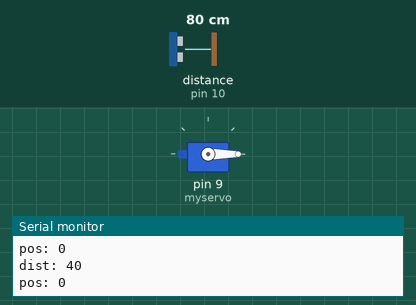
Simulated run of this sketch. Board: Arduino Uno, built with avr-gcc and run on an emulated ATmega328P. Parts: servo, the last lines printed to the serial monitor. Inputs (shaded band) come from the test bench; at power-on: distance to the obstacle (sensor on pin 10) 80 cm. The echo pulse lasts 58.3 µs per cm.

Above: at 3.3 s.
3.4 s: distance to the obstacle (sensor on pin 10) set to 18 cm
At 4.3 s:
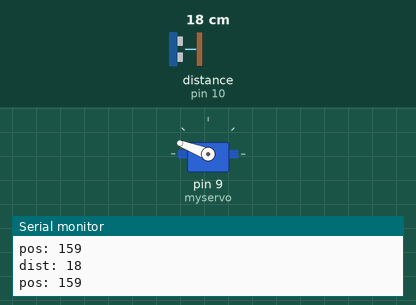
4.9 s: distance to the obstacle (sensor on pin 10) set to 2 cm
At 5.9 s:
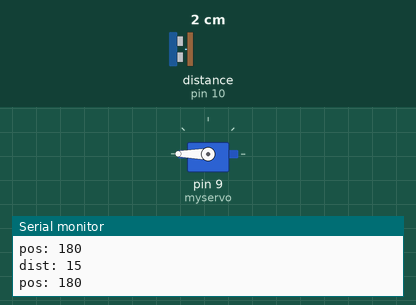
6.4 s: distance to the obstacle (sensor on pin 10) set to 35 cm
At 7.6 s:
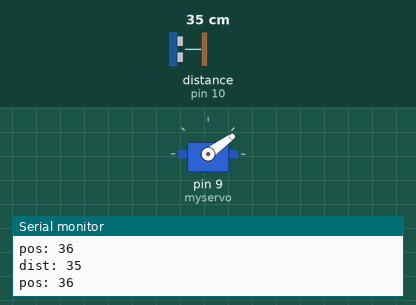
7.9 s: distance to the obstacle (sensor on pin 10) set to 4 cm
At 8.2 s:
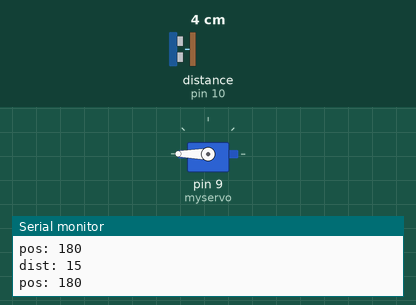
9.4 s: distance to the obstacle (sensor on pin 10) set to 60 cm
At 10.3 s:
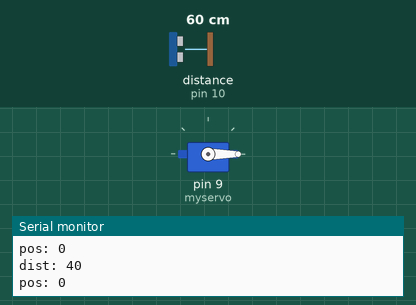
Timing chart, 0 to 11.9 s (numbered marks = the images above; inputs shaded):
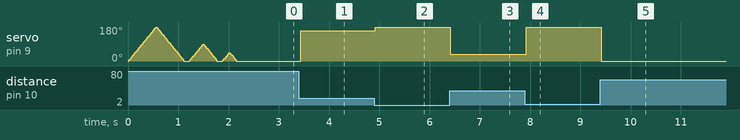

Measured:
- after the input at 3.4 s, servo on pin 9 (myservo): 0° → 159° at once
- after the input at 4.9 s, servo on pin 9 (myservo): 159° → 180° at once
- after the input at 6.4 s, servo on pin 9 (myservo): 180° → 36° at once
- after the input at 7.9 s, servo on pin 9 (myservo): 36° → 180° at once
- after the input at 9.4 s, servo on pin 9 (myservo): 180° → 0° at once

The sketch:

servo_sonar.ino
```cpp
#include <NewPing.h>
#include <Servo.h>

#define TRIG_PIN 11
#define ECHO_PIN 10
#define SERVO_PIN 9

#define MAX_DIST 200

NewPing sonar(TRIG_PIN, ECHO_PIN, MAX_DIST); // initialize NewPing

Servo myservo; // create servo object

int pos = 0; // static variable for servo position
int dist = 0;

void init_servo_sequence();

void setup()
{
    Serial.begin(9600);

    // Init GPIO
    myservo.attach(9);
    pinMode(ECHO_PIN, INPUT);
    pinMode(TRIG_PIN, OUTPUT);

    init_servo_sequence();
}

void loop()
{
    // Measure sonar distance in cm
    dist = sonar.ping_cm();

    if (dist > 40)
      dist = 40;
    if (dist < 15)
      dist = 15;

    Serial.print("dist: ");
    Serial.println(dist);

    // Scale distance based on max distance, then convert to a servo position in degrees
    pos = map(dist, 15, 40, 180, 0);
    myservo.write(pos);

    Serial.print("pos: ");
    Serial.println(pos);
    Serial.println();
    Serial.println();

    delay(40);

}

void init_servo_sequence()
{
  // Show max (180)
    for (pos = 0; pos <= 180; pos += 1)
    {
        myservo.write(pos);
        delay(3);
    }
    for (pos = 180; pos >= 0; pos -= 1)
    {
        myservo.write(pos);
        delay(3);
    }

    delay(100);

    // Show 90
    for (pos = 0; pos <= 90; pos += 1)
    {
        myservo.write(pos);
        delay(3);
    }
    for (pos = 90; pos >= 0; pos -= 1)
    {
        myservo.write(pos);
        delay(3);
    }

    delay(100);

    // Show 45
    for (pos = 0; pos <= 45; pos += 1)
    {
        myservo.write(pos);
        delay(3);
    }
    for (pos = 45; pos >= 0; pos -= 1)
    {
        myservo.write(pos);
        delay(3);
    }
}
```
